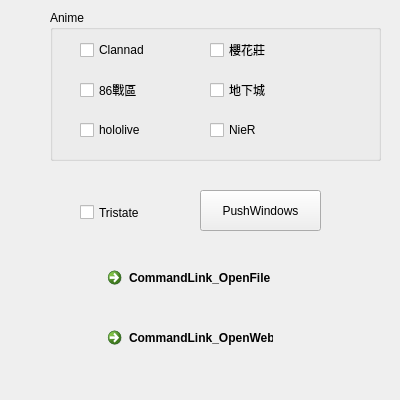
<?xml version="1.0" encoding="UTF-8"?>
<ui version="4.0">
	<class>Form</class>
	<widget class="QWidget" name="Form">
		<property name="geometry">
			<rect>
				<x>0</x>
				<y>0</y>
				<width>400</width>
				<height>400</height>
			</rect>
		</property>
		<property name="windowTitle">
			<string>Form</string>
		</property>
		<widget class="QPushButton" name="PushWindows">
			<property name="geometry">
				<rect>
					<x>200</x>
					<y>190</y>
					<width>121</width>
					<height>41</height>
				</rect>
			</property>
			<property name="text">
				<string>PushWindows</string>
			</property>
		</widget>
		<widget class="QCheckBox" name="check_A1">
			<property name="geometry">
				<rect>
					<x>80</x>
					<y>40</y>
					<width>90</width>
					<height>20</height>
				</rect>
			</property>
			<property name="text">
				<string>Clannad</string>
			</property>
		</widget>
		<widget class="QCheckBox" name="check_A2">
			<property name="geometry">
				<rect>
					<x>210</x>
					<y>40</y>
					<width>90</width>
					<height>20</height>
				</rect>
			</property>
			<property name="text">
				<string>櫻花莊</string>
			</property>
		</widget>
		<widget class="QCheckBox" name="check_A3">
			<property name="geometry">
				<rect>
					<x>80</x>
					<y>80</y>
					<width>90</width>
					<height>20</height>
				</rect>
			</property>
			<property name="text">
				<string>86戰區</string>
			</property>
		</widget>
		<widget class="QCheckBox" name="check_A4">
			<property name="geometry">
				<rect>
					<x>210</x>
					<y>80</y>
					<width>90</width>
					<height>20</height>
				</rect>
			</property>
			<property name="text">
				<string>地下城</string>
			</property>
		</widget>
		<widget class="QCheckBox" name="check_A5">
			<property name="geometry">
				<rect>
					<x>80</x>
					<y>120</y>
					<width>90</width>
					<height>20</height>
				</rect>
			</property>
			<property name="text">
				<string>hololive</string>
			</property>
		</widget>
		<widget class="QCheckBox" name="check_A6">
			<property name="geometry">
				<rect>
					<x>210</x>
					<y>120</y>
					<width>90</width>
					<height>20</height>
				</rect>
			</property>
			<property name="text">
				<string>NieR</string>
			</property>
		</widget>
		<widget class="QCheckBox" name="checkBoxTristate">
			<property name="geometry">
				<rect>
					<x>80</x>
					<y>200</y>
					<width>90</width>
					<height>25</height>
				</rect>
			</property>
			<property name="text">
				<string>Tristate</string>
			</property>
		</widget>
		<widget class="QCommandLinkButton" name="CommandLink_OpenFile">
			<property name="geometry">
				<rect>
					<x>100</x>
					<y>260</y>
					<width>177</width>
					<height>41</height>
				</rect>
			</property>
			<property name="text">
				<string>CommandLink_OpenFile</string>
			</property>
		</widget>
		<widget class="QCommandLinkButton" name="CommandLink_OpenWeb">
			<property name="geometry">
				<rect>
					<x>100</x>
					<y>320</y>
					<width>177</width>
					<height>41</height>
				</rect>
			</property>
			<property name="text">
				<string>CommandLink_OpenWeb</string>
			</property>
		</widget>
		<widget class="QGroupBox" name="Anime">
			<property name="geometry">
				<rect>
					<x>50</x>
					<y>10</y>
					<width>331</width>
					<height>151</height>
				</rect>
			</property>
			<property name="title">
				<string>Anime</string>
			</property>
		</widget>
		<zorder>Anime</zorder>
		<zorder>PushWindows</zorder>
		<zorder>check_A1</zorder>
		<zorder>check_A2</zorder>
		<zorder>check_A3</zorder>
		<zorder>check_A4</zorder>
		<zorder>check_A5</zorder>
		<zorder>check_A6</zorder>
		<zorder>checkBoxTristate</zorder>
		<zorder>CommandLink_OpenFile</zorder>
		<zorder>CommandLink_OpenWeb</zorder>
	</widget>
	<resources/>
	<connections/>
</ui>
